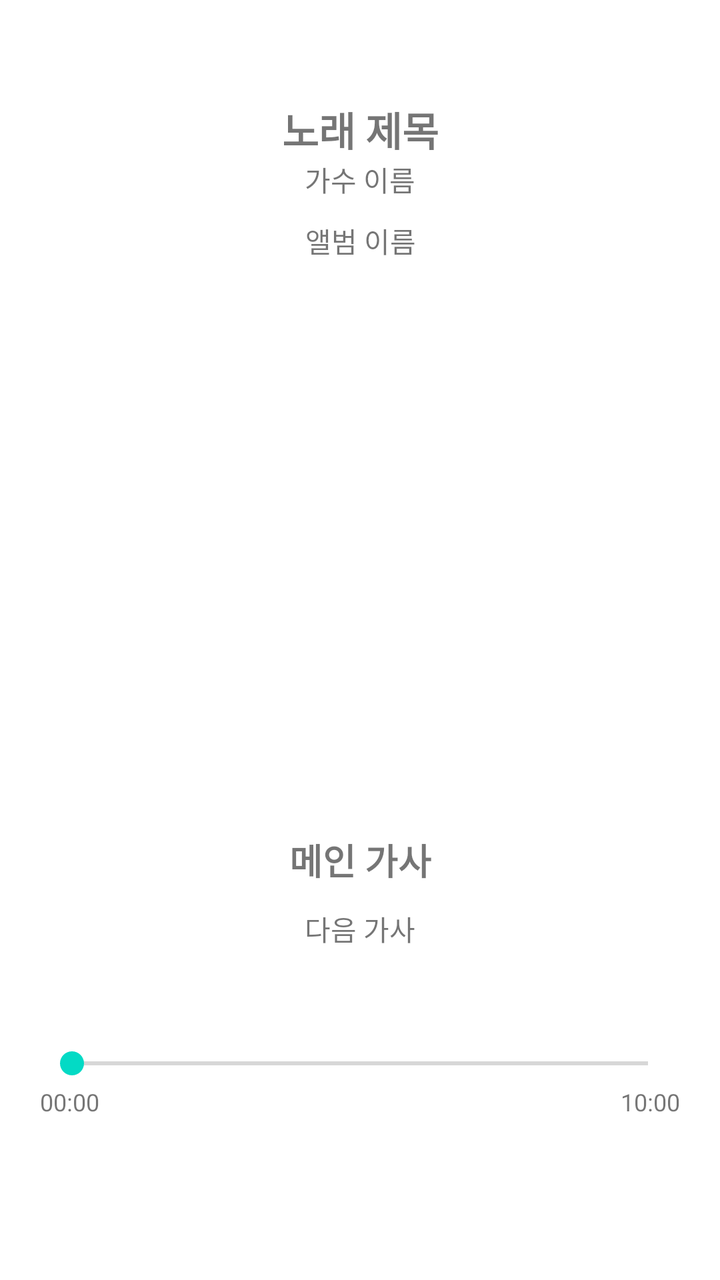
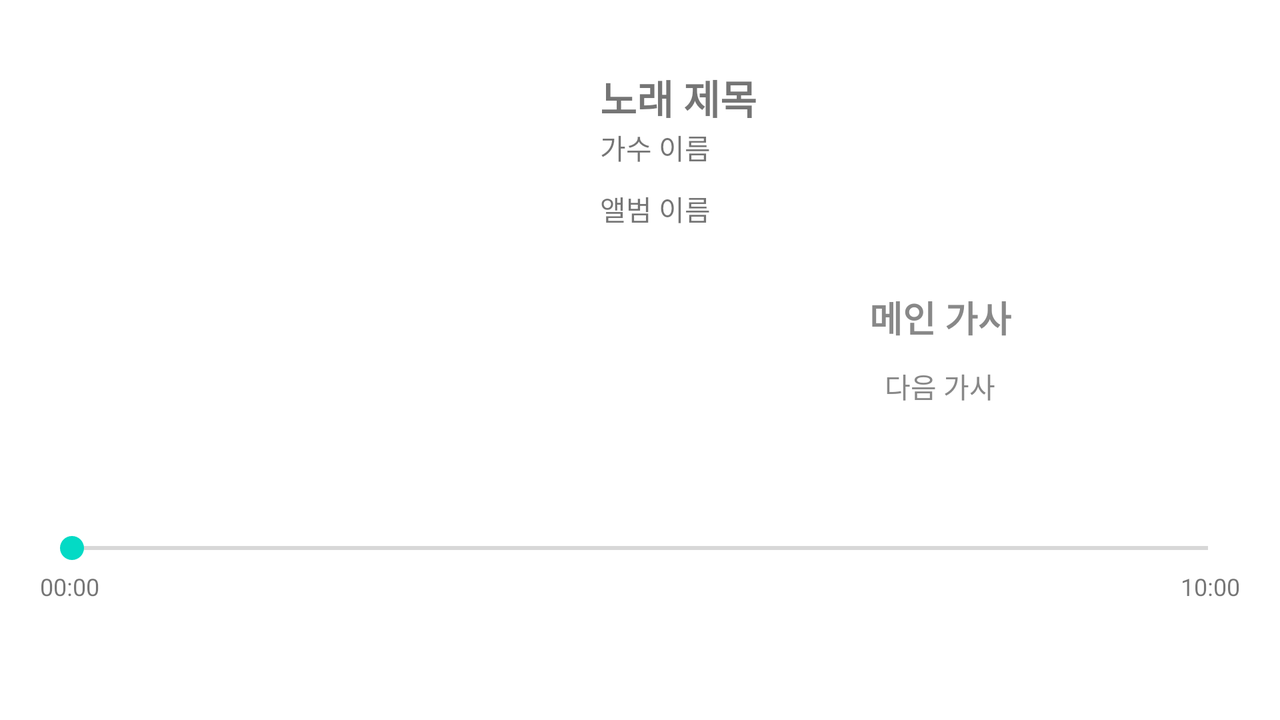

One screen, two layout resources from the same app: the default and the repository's alternative for another configuration. Each is rendered where Android would select it; the XML of both is given below.
<!-- AndroidManifest.xml: application theme Theme.ProjectFlo2 -->
<!-- res/layout/activity_main.xml -->
<?xml version="1.0" encoding="utf-8"?>
<androidx.constraintlayout.widget.ConstraintLayout xmlns:android="http://schemas.android.com/apk/res/android"
    xmlns:app="http://schemas.android.com/apk/res-auto"
    xmlns:tools="http://schemas.android.com/tools"
    android:layout_width="match_parent"
    android:layout_height="match_parent"
    tools:context=".MainActivity">

    <ImageView
        android:id="@+id/albumImage"
        android:layout_width="0dp"
        android:layout_height="0dp"
        android:layout_marginStart="50dp"
        android:layout_marginTop="5dp"
        android:layout_marginEnd="50dp"
        app:layout_constraintDimensionRatio="1:1"
        app:layout_constraintEnd_toEndOf="parent"
        app:layout_constraintStart_toStartOf="parent"
        app:layout_constraintTop_toBottomOf="@+id/albumName"
        tools:srcCompat="@tools:sample/avatars" />

    <TextView
        android:id="@+id/songTitle"
        android:layout_width="wrap_content"
        android:layout_height="wrap_content"
        android:layout_marginTop="50dp"
        android:text="노래 제목"
        android:textSize="20sp"
        android:textStyle="bold"
        app:layout_constraintEnd_toEndOf="parent"
        app:layout_constraintStart_toStartOf="parent"
        app:layout_constraintTop_toTopOf="parent" />

    <TextView
        android:id="@+id/singerName"
        android:layout_width="wrap_content"
        android:layout_height="wrap_content"
        android:text="가수 이름"
        app:layout_constraintEnd_toEndOf="parent"
        app:layout_constraintStart_toStartOf="parent"
        app:layout_constraintTop_toBottomOf="@+id/songTitle" />

    <TextView
        android:id="@+id/albumName"
        android:layout_width="wrap_content"
        android:layout_height="wrap_content"
        android:layout_marginTop="10dp"
        android:text="앨범 이름"
        app:layout_constraintEnd_toEndOf="@+id/songTitle"
        app:layout_constraintStart_toStartOf="@+id/songTitle"
        app:layout_constraintTop_toBottomOf="@+id/singerName" />

    <SeekBar
        android:id="@+id/musicSeekBar"
        android:layout_width="match_parent"
        android:layout_height="12dp"
        android:layout_marginStart="20dp"
        android:layout_marginTop="30dp"
        android:layout_marginEnd="20dp"
        app:layout_constraintEnd_toEndOf="parent"
        app:layout_constraintStart_toStartOf="parent"
        app:layout_constraintTop_toBottomOf="@+id/lyricsLayout" />

    <androidx.constraintlayout.widget.ConstraintLayout
        android:id="@+id/lyricsLayout"
        android:layout_width="match_parent"
        android:layout_height="100dp"
        app:layout_constraintEnd_toEndOf="parent"
        app:layout_constraintStart_toStartOf="parent"
        app:layout_constraintTop_toBottomOf="@+id/albumImage">

        <TextView
            android:id="@+id/mainLyrics"
            android:layout_width="wrap_content"
            android:layout_height="wrap_content"
            android:layout_marginTop="10dp"
            android:gravity="center"
            android:maxLines="1"
            android:text="메인 가사"
            android:textSize="18sp"
            android:textStyle="bold"
            app:layout_constraintBottom_toTopOf="@+id/nextLyrics"
            app:layout_constraintEnd_toEndOf="parent"
            app:layout_constraintStart_toStartOf="parent"
            app:layout_constraintTop_toTopOf="parent" />

        <TextView
            android:id="@+id/nextLyrics"
            android:layout_width="wrap_content"
            android:layout_height="wrap_content"
            android:layout_marginBottom="10dp"
            android:maxLines="1"
            android:text="다음 가사"
            app:layout_constraintBottom_toBottomOf="parent"
            app:layout_constraintEnd_toEndOf="parent"
            app:layout_constraintStart_toStartOf="parent"
            app:layout_constraintTop_toBottomOf="@+id/mainLyrics" />
    </androidx.constraintlayout.widget.ConstraintLayout>

    <ImageView
        android:id="@+id/controlButton"
        android:layout_width="50dp"
        android:layout_height="50dp"
        app:layout_constraintBottom_toBottomOf="parent"
        app:layout_constraintEnd_toEndOf="parent"
        app:layout_constraintStart_toStartOf="parent"
        app:layout_constraintTop_toBottomOf="@+id/musicSeekBar"
        app:srcCompat="@drawable/ic_play" />

    <TextView
        android:id="@+id/songLength"
        android:layout_width="wrap_content"
        android:layout_height="wrap_content"
        android:layout_marginTop="5dp"
        android:text="10:00"
        android:textSize="12sp"
        app:layout_constraintEnd_toEndOf="@+id/musicSeekBar"
        app:layout_constraintTop_toBottomOf="@+id/musicSeekBar" />

    <TextView
        android:id="@+id/songNow"
        android:layout_width="wrap_content"
        android:layout_height="wrap_content"
        android:layout_marginTop="5dp"
        android:text="00:00"
        android:textSize="12sp"
        app:layout_constraintStart_toStartOf="@+id/musicSeekBar"
        app:layout_constraintTop_toBottomOf="@+id/musicSeekBar" />
</androidx.constraintlayout.widget.ConstraintLayout>
<!-- resources referenced by this layout -->
<resources>
  <style name="Theme.ProjectFlo2" parent="Theme.MaterialComponents.DayNight.DarkActionBar">
          
          <item name="colorPrimary">@color/purple_500</item>
          <item name="colorPrimaryVariant">@color/purple_700</item>
          <item name="colorOnPrimary">@color/white</item>
          
          <item name="colorSecondary">@color/teal_200</item>
          <item name="colorSecondaryVariant">@color/teal_700</item>
          <item name="colorOnSecondary">@color/black</item>
          
          <item name="android:statusBarColor" tools:targetApi="l">?attr/colorPrimaryVariant</item>
          
      </style>
</resources>
<!-- res/layout-land/activity_main.xml (the repository's variant of the layout above) -->
<!-- drawn on the phone turned sideways -->
<?xml version="1.0" encoding="utf-8"?>
<androidx.constraintlayout.widget.ConstraintLayout xmlns:android="http://schemas.android.com/apk/res/android"
    xmlns:app="http://schemas.android.com/apk/res-auto"
    xmlns:tools="http://schemas.android.com/tools"
    android:layout_width="match_parent"
    android:layout_height="match_parent"
    tools:context=".MainActivity">

    <ImageView
        android:id="@+id/albumImage"
        android:layout_width="200dp"
        android:layout_height="200dp"
        android:layout_marginStart="50dp"
        app:layout_constraintBottom_toTopOf="@+id/musicSeekBar"
        app:layout_constraintDimensionRatio="1:1"
        app:layout_constraintStart_toStartOf="parent"
        app:layout_constraintTop_toTopOf="parent"
        tools:srcCompat="@tools:sample/avatars" />

    <TextView
        android:id="@+id/songTitle"
        android:layout_width="wrap_content"
        android:layout_height="wrap_content"
        android:layout_marginStart="50dp"
        android:text="노래 제목"
        android:textSize="20sp"
        android:textStyle="bold"
        app:layout_constraintStart_toEndOf="@+id/albumImage"
        app:layout_constraintTop_toTopOf="@+id/albumImage" />

    <TextView
        android:id="@+id/singerName"
        android:layout_width="wrap_content"
        android:layout_height="wrap_content"
        android:text="가수 이름"
        app:layout_constraintStart_toStartOf="@+id/songTitle"
        app:layout_constraintTop_toBottomOf="@+id/songTitle" />

    <TextView
        android:id="@+id/albumName"
        android:layout_width="wrap_content"
        android:layout_height="wrap_content"
        android:layout_marginTop="10dp"
        android:text="앨범 이름"
        app:layout_constraintStart_toStartOf="@+id/songTitle"
        app:layout_constraintTop_toBottomOf="@+id/singerName" />

    <SeekBar
        android:id="@+id/musicSeekBar"
        android:layout_width="match_parent"
        android:layout_height="12dp"
        android:layout_marginStart="20dp"
        android:layout_marginEnd="20dp"
        android:layout_marginBottom="20dp"
        app:layout_constraintBottom_toTopOf="@+id/controlButton"
        app:layout_constraintEnd_toEndOf="parent"
        app:layout_constraintStart_toStartOf="parent" />

    <androidx.constraintlayout.widget.ConstraintLayout
        android:id="@+id/lyricsLayout"
        android:layout_width="0dp"
        android:layout_height="100dp"
        android:layout_marginStart="50dp"
        app:layout_constraintBottom_toBottomOf="@+id/albumImage"
        app:layout_constraintEnd_toEndOf="parent"
        app:layout_constraintStart_toEndOf="@+id/albumImage"
        app:layout_constraintTop_toBottomOf="@+id/albumName">

        <TextView
            android:id="@+id/mainLyrics"
            android:layout_width="wrap_content"
            android:layout_height="wrap_content"
            android:layout_marginTop="10dp"
            android:gravity="center"
            android:maxLines="1"
            android:text="메인 가사"
            android:textColor="#888888"
            android:textSize="18sp"
            android:textStyle="bold"
            app:layout_constraintBottom_toTopOf="@+id/nextLyrics"
            app:layout_constraintEnd_toEndOf="parent"
            app:layout_constraintStart_toStartOf="parent"
            app:layout_constraintTop_toTopOf="parent" />

        <TextView
            android:id="@+id/nextLyrics"
            android:layout_width="wrap_content"
            android:layout_height="wrap_content"
            android:layout_marginBottom="10dp"
            android:maxLines="1"
            android:text="다음 가사"
            android:textColor="#888888"
            app:layout_constraintBottom_toBottomOf="parent"
            app:layout_constraintEnd_toEndOf="parent"
            app:layout_constraintStart_toStartOf="parent"
            app:layout_constraintTop_toBottomOf="@+id/mainLyrics" />
    </androidx.constraintlayout.widget.ConstraintLayout>

    <ImageView
        android:id="@+id/controlButton"
        android:layout_width="50dp"
        android:layout_height="50dp"
        android:layout_marginBottom="10dp"
        app:layout_constraintBottom_toBottomOf="parent"
        app:layout_constraintEnd_toEndOf="parent"
        app:layout_constraintStart_toStartOf="parent"
        app:srcCompat="@drawable/ic_play" />

    <TextView
        android:id="@+id/songLength"
        android:layout_width="wrap_content"
        android:layout_height="wrap_content"
        android:layout_marginTop="5dp"
        android:text="10:00"
        android:textSize="12sp"
        app:layout_constraintEnd_toEndOf="@+id/musicSeekBar"
        app:layout_constraintTop_toBottomOf="@+id/musicSeekBar" />

    <TextView
        android:id="@+id/songNow"
        android:layout_width="wrap_content"
        android:layout_height="wrap_content"
        android:layout_marginTop="5dp"
        android:text="00:00"
        android:textSize="12sp"
        app:layout_constraintStart_toStartOf="@+id/musicSeekBar"
        app:layout_constraintTop_toBottomOf="@+id/musicSeekBar" />
</androidx.constraintlayout.widget.ConstraintLayout>
